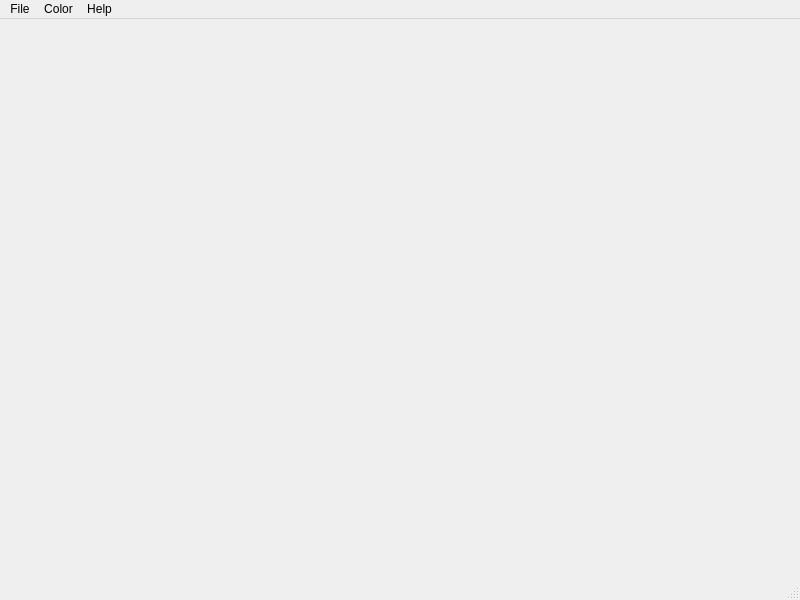
<?xml version="1.0" encoding="UTF-8"?>
<ui version="4.0">
 <class>MainWindow</class>
 <widget class="QMainWindow" name="MainWindow">
  <property name="geometry">
   <rect>
    <x>0</x>
    <y>0</y>
    <width>800</width>
    <height>600</height>
   </rect>
  </property>
  <property name="windowTitle">
   <string>MainWindow</string>
  </property>
  <widget class="QWidget" name="centralwidget">
   <widget class="QWidget" name="verticalLayoutWidget">
    <property name="geometry">
     <rect>
      <x>0</x>
      <y>0</y>
      <width>791</width>
      <height>561</height>
     </rect>
    </property>
    <layout class="QVBoxLayout" name="verticallayout"/>
   </widget>
  </widget>
  <widget class="QMenuBar" name="menubar">
   <property name="geometry">
    <rect>
     <x>0</x>
     <y>0</y>
     <width>800</width>
     <height>26</height>
    </rect>
   </property>
   <widget class="QMenu" name="menuFile">
    <property name="title">
     <string>File</string>
    </property>
    <addaction name="actionSave_as"/>
    <addaction name="actionExit"/>
   </widget>
   <widget class="QMenu" name="menuColor">
    <property name="title">
     <string>Color</string>
    </property>
    <addaction name="setterPenColor"/>
    <addaction name="setterBrushColor"/>
   </widget>
   <widget class="QMenu" name="menuHelp">
    <property name="title">
     <string>Help</string>
    </property>
    <addaction name="pbAbout"/>
   </widget>
   <addaction name="menuFile"/>
   <addaction name="menuColor"/>
   <addaction name="menuHelp"/>
  </widget>
  <widget class="QStatusBar" name="statusbar"/>
  <action name="pbAbout">
   <property name="text">
    <string>About</string>
   </property>
  </action>
  <action name="actionOpen">
   <property name="text">
    <string>Open</string>
   </property>
  </action>
  <action name="actionSave_as">
   <property name="text">
    <string>Save as</string>
   </property>
  </action>
  <action name="actionClose">
   <property name="text">
    <string>Close</string>
   </property>
  </action>
  <action name="actionExit">
   <property name="text">
    <string>Exit</string>
   </property>
  </action>
  <action name="setterPenColor">
   <property name="text">
    <string>Pen</string>
   </property>
  </action>
  <action name="setterBrushColor">
   <property name="text">
    <string>Brush</string>
   </property>
  </action>
 </widget>
 <resources/>
 <connections/>
</ui>
